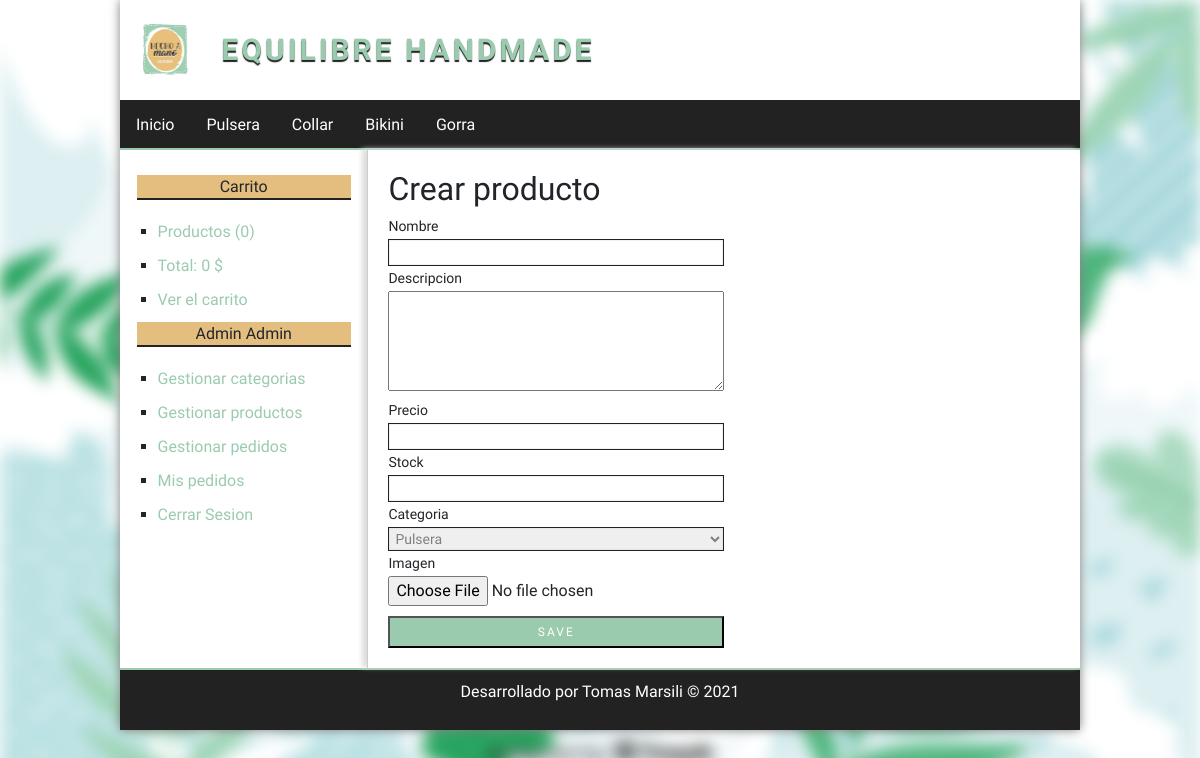
Page /producto/crear (signed in) on the committed database.
### tables this page shows
CREATE TABLE categorias (
id      int(255) auto_increment not null,
nombre  varchar(100) not null,
CONSTRAINT pk_categorias PRIMARY KEY(id)
);

### config/db.php (called while the page is built)
<?php
class Database{
    public static function connect(){
        try {
            $db = new PDO("mysql:host=localhost;dbname=tienda_equilibre", "root", "");
            $db->setAttribute(PDO::ATTR_ERRMODE, PDO::ERRMODE_EXCEPTION);
            $db->exec("SET CHARACTER SET utf8");
        } catch (PDOException $e) {
            die("Error en la conexion: " . $e->getMessage());
        }
        return $db;
    }
}

### helpers/utils.php (called while the page is built, shortened)
<?php
class Utils {
    public static function mostrarCategorias() {
        require_once 'models/categoria.php';
        $categorias = new Categoria();
        $categorias = $categorias->getAll();
        return $categorias;
    }
}

### models/Categoria.php (called while the page is built, shortened)
<?php
class Categoria {
    private $db;
    function __construct() {
        $this->db = Database::connect();
    }
    function getAll(){
        $sql = "SELECT * FROM categorias";
        $stmt = $this->db->prepare($sql);
        $stmt->execute();
        $categorias = $stmt->fetchAll(PDO::FETCH_OBJ);
        return $categorias;
    }
}

### controllers/ProductoController.php (called while the page is built, shortened)
<?php
class productoController {
    public function crear() {
        require_once 'views/producto/crear.php';
    }
}

### views/producto/crear.php (the view)
<?php if(isset($edit) && isset($pro) && is_object($pro)) :?>
    <h2>Editar producto <?= $pro->nombre?></h2>
    <?php $url_action = url_base."producto/update&id=".$pro->id?>
<?php else:?>
    <h2>Crear producto</h2>
    <?php $url_action = url_base."producto/save"?>
<?php endif;?>
<div class="form_container">
    <form action="<?=$url_action?>" method="POST" enctype="multipart/form-data">
        <label for="name">Nombre</label>
        <input type="text" name="name" value="<?= isset($pro) && is_object($pro) ? $pro->nombre : ''?>">
        <label for="description">Descripcion</label>
        <textarea name="description" id="" rows="2" ><?= isset($pro) && is_object($pro) ? $pro->descripcion : ''?></textarea>
        <label for="price">Precio</label>
        <input type="text" name="price" value="<?= isset($pro) && is_object($pro) ? $pro->precio : ''?>">
        <label for="stock">Stock</label>
        <input type="number" name="stock" value="<?= isset($pro) && is_object($pro) ? $pro->stock : ''?>">
        <label for="category">Categoria</label>
        <?php $categorias = Utils::mostrarCategorias(); ?>
        <select name="category" id="">
            <?php foreach ($categorias as $cat): ?>
                <option value="<?= $cat->id ?>"<?= isset($pro) && is_object($pro) && $cat->id == $pro->categoria_id ? 'selected' : ''?>> <?= $cat->nombre ?> </option>
            <?php endforeach; ?>
        </select>
        <label for="image">Imagen</label>
        <input type="file" name="image">
        <input type="submit" value="save" name="save">
    </form>
</div>

### views/layouts/header.php (shortened to what this page needs)
<!DOCTYPE html>
<html lang="es">
    <head>
        <link rel="stylesheet" href="https://maxcdn.bootstrapcdn.com/bootstrap/4.0.0/css/bootstrap.min.css">
        <link rel="stylesheet" href="<?= url_base ?>assets/css/styles.css">
    </head>
    <body>
        <div id="container">
            <header id="header">
                <div id="logo">
                    <img src="<?= url_base ?>assets/img/logo.png" alt="Equilibre logo">
                    <a href="<?= url_base ?>">
                        Equilibre Handmade
                    </a>
                </div>
            </header>
            <?php $categorias = Utils::mostrarCategorias();?>
            <nav id="menu">
                <ul>
                    <li><a href="<?= url_base?>">Inicio</a></li>
                    <?php foreach($categorias as $cat): ?>
                    <li><a href="<?= url_base?>categoria/ver&id=<?=$cat->id?>"><?= $cat->nombre ?></a></li>
                    <?php endforeach; ?>
                </ul>
            </nav>
            <div id="content">

### assets/css/styles.css (style rules this page uses)
* { margin: 0; padding: 0; box-sizing: border-box; font-family: 'Merienda One', cursive; }
body:before { content: ""; position: absolute; background: url(../img/background.jpg); background-size: cover; z-index: -1; height: 100%; width: 100%; filter: blur(8px); -webkit-filter: blur(8px); }
a { color: #9BCBAF; text-decoration: none; }
#container { width: 80%; margin: 0 auto; box-shadow: 0px 0px 10px grey; }
#header { width: 100%; height: 100px; background: #FFFFFF; }
#logo { line-height: 100px; display: flex; align-items: center; margin-left: 20px; }
#logo img { height: 60px; }
#logo a { font-size: 30px; letter-spacing: 3px; text-decoration: none; text-transform: uppercase; font-weight: bold; margin-left: 30px; text-shadow: 0px 2px 1px #222222; }
#menu { height: 50px; background: #222; color: white; border-bottom: 2px solid #9BCBAF; }
#menu ul { list-style: none; margin: 0 auto; display: flex; flex-direction: row; }
#menu ul li { line-height: 50px; }
#menu a { display: block; color: white; padding-left: 16px; padding-right: 16px; text-decoration: none; transition: all 200ms; }
#content { width: 100%; margin: 0 auto; display: flex; flex-direction: row; background: #ffffff; }
.form_container { width: 50%; }
label, input[type="text"], input[type="password"], input[type="email"], input[type="number"], select { display: block; width: 100%; margin-bottom: 2px; margin-top: 2px; font-size: 14px; }
input[type="text"], input[type="password"], input[type="email"], input[type="number"], select { width: 100%; border: 1px solid #222; box-shadow: 0px 0px 2px #ccc inset; background: #fffff; padding: 2px; color: grey; transition: all 300ms; }
input[type="button"], input[type="submit"] { width: 100%; background: #9BCBAF; padding: 5px 3px; text-transform: uppercase; font-size: 12px; letter-spacing: 2px; font-weight: normal; margin-top: 10px; color: white; cursor: pointer; transition: all 300ms; }
textarea { min-width: 100%; max-width: 100%; min-height: 100px; max-height: 100px; }

### rows in the picture
categorias: nombre "Pulsera"
categorias: nombre "Collar"
categorias: nombre "Bikini"
categorias: nombre "Gorra"

### other values in the picture
$stats['count'] "0"
$stats['total'] "0"
$_SESSION['identity']->nombre "Admin"
$_SESSION['identity']->apellido "Admin"
form field category "Pulsera"
